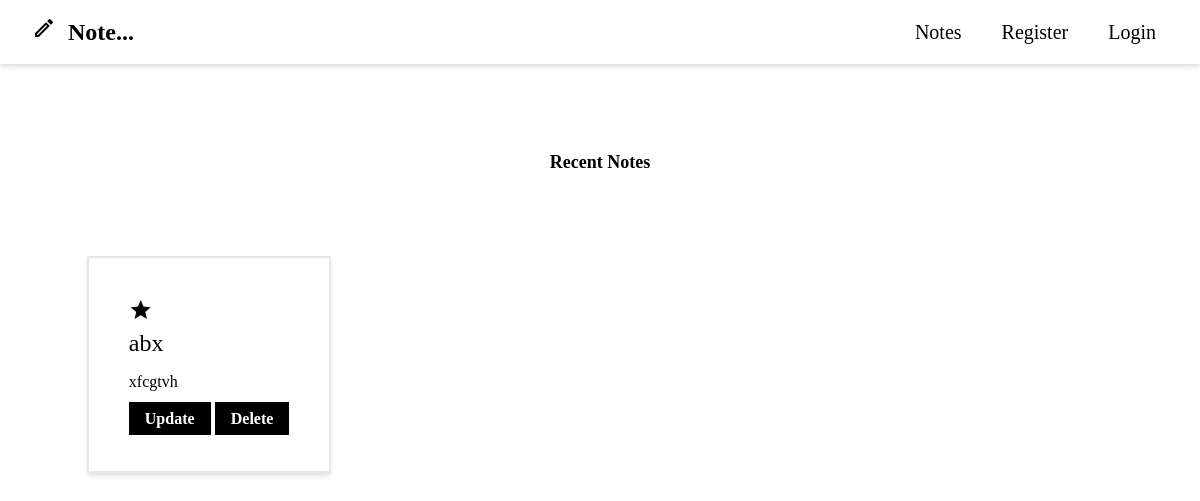
Page /home/ on the earlier database version.
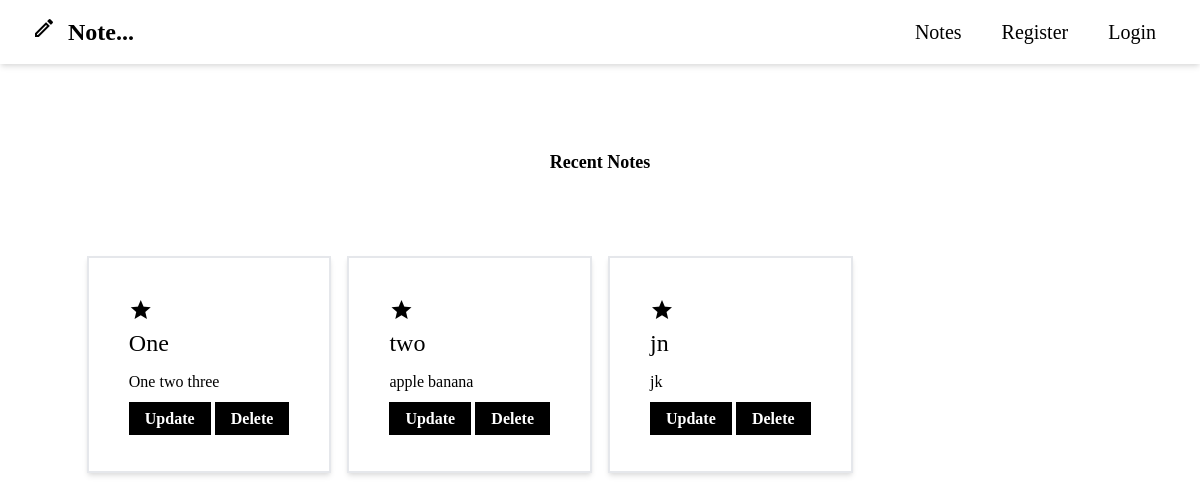
Same page on the later database version.
### notes/models.py (models this page shows, shortened)
class Note(models.Model):
    status_code = {
        ('draft', 'Draft'),('saved', 'Saved'),
    }
    title = models.CharField(max_length=45, null=False)
    description = models.TextField(null=False)
    author = models.ForeignKey(User, on_delete=models.CASCADE)
    status_code = models.CharField(max_length=15, choices=status_code, default='draft')

### notes/views.py (the view)
# urls.py: path("home/", views.home, name="home"),
def home(request):
    context = {"notes": Note.objects.all()}
    return render(request, "notes/home.html", context)

### templates/notes/home.html (shortened to what this page needs)
{% extends 'base.html' %} {% load crispy_forms_tags %} {% load tailwind_filters
%} {% block body %}
<div class="flex flex-col items-center h-100vh  mt-9">
  <br />
  <h1 class="fw-light text-center mt-6 font-serif font-bold text-lg"">Recent Notes</h1>
  <div class="p-20">
    <div class="grid grid-cols-4 gap-4 auto-cols-min">
    {% for note in notes %}
    <div class="p-10 shadow-md border-2 border-black-600">
      <span class="material-icons-outlined">
        </span>
      <h2 class="font-serif font-medium leading-tight text-2xl text-black-600 mr-3 mb-3">
        <a           href="/details/{{note.id}}/"
        >{{note.title}}</a>
      </h2>
      <p class="mb-3 font-serif">{{note.description}}</p>
      <div class="options">
        <a
          href="/update/{{note.id}}/"
          class="bg-black font-serif hover:hover:bg-black text-white font-bold py-2 px-4"
          >Update</a
        >
        <a
          href="/delete/{{note.id}}/"
          class="bg-black font-serif hover:hover:bg-black text-white font-bold py-2 px-4"
          >Delete</a
        >
      </div>
    </div>
    {% endfor %}
  </div>
</div>
{% endblock body %}

### templates/base.html (shortened to what this page needs)
{% load static %}
<!DOCTYPE html>
<html lang="en">
<head>
  <link rel="stylesheet" href="https://unpkg.com/tailwindcss@2.2.19/dist/tailwind.min.css"/>
</head>
<body>
<header>
  <nav class="bg-white shadow-md">
    <div class="mx-auto max-w-7xl px-2 sm:px-6 lg:px-8">
      <div class="relative flex h-16 items-center justify-between">
      <a href="#" class="flex items">
        <span class="material-icons-outlined mr-3 text-slate-900 mt-6">edit</span>
        <span class="mb-6 self-center  text-2xl mt-6 font-serif font-semibold whitespace-nowrap text-slate-900 	 hover:text-pink">Note...</span>
      </a>
      <div class="hidden sm:ml-6 sm:block">
        <div class="flex space-x-4">
          {% if user.is_authenticated %}
          <a href="{% url 'notes:home' %}" class="text-w-300 font-serif  hover:text-slate-900 px-3 py-2 rounded-md text-xl font-medium" aria-current="page">Notes</a>
            <a href="{% url 'notes:add' %}"   class="text-slate-900 font-serif  	 hover:text-slate-900 px-3 py-2 rounded-md text-xl font-medium">Add Notes</a>
            <a href="{% url 'notes:settings' %}" class="text-slate-900 font-serif  hover:text-slate-900 px-3 py-2 rounded-md text-xl font-medium">Settings</a>
            <a href="{% url 'notes:logout' %}" class="text-slate-900 font-serif  hover:text-slate-900 px-3 py-2 rounded-md text-xl font-medium">Logout</a>
          {% else %}
            <a href="{% url 'notes:index' %}" class="text-slate-900 font-serif 	 hover:text-slate-900 px-3 py-2 rounded-md text-xl font-mediumx">Notes</a>
            <a href="{% url 'notes:register' %}" class="text-slate-900 font-serif hover:text-slate-900 px-3 py-2 rounded-md text-xl font-medium">Register</a>
            <a href="{% url 'notes:login' %}" class="text-slate-900 font-serif  hover:text-slate-900 px-3 py-2 rounded-md text-xl font-medium">Login</a>
          {% endif %}
      </div>
    </div>
  </nav>
  </header>
  {% block body%} {% endblock body%}
  </body>
</html>

Differences in the rows shown:
removed Note: title "abx", description "xfcgtvh"
added Note: title "One", description "One two three"
added Note: title "two", description "apple banana"
added Note: title "jn", description "jk"
